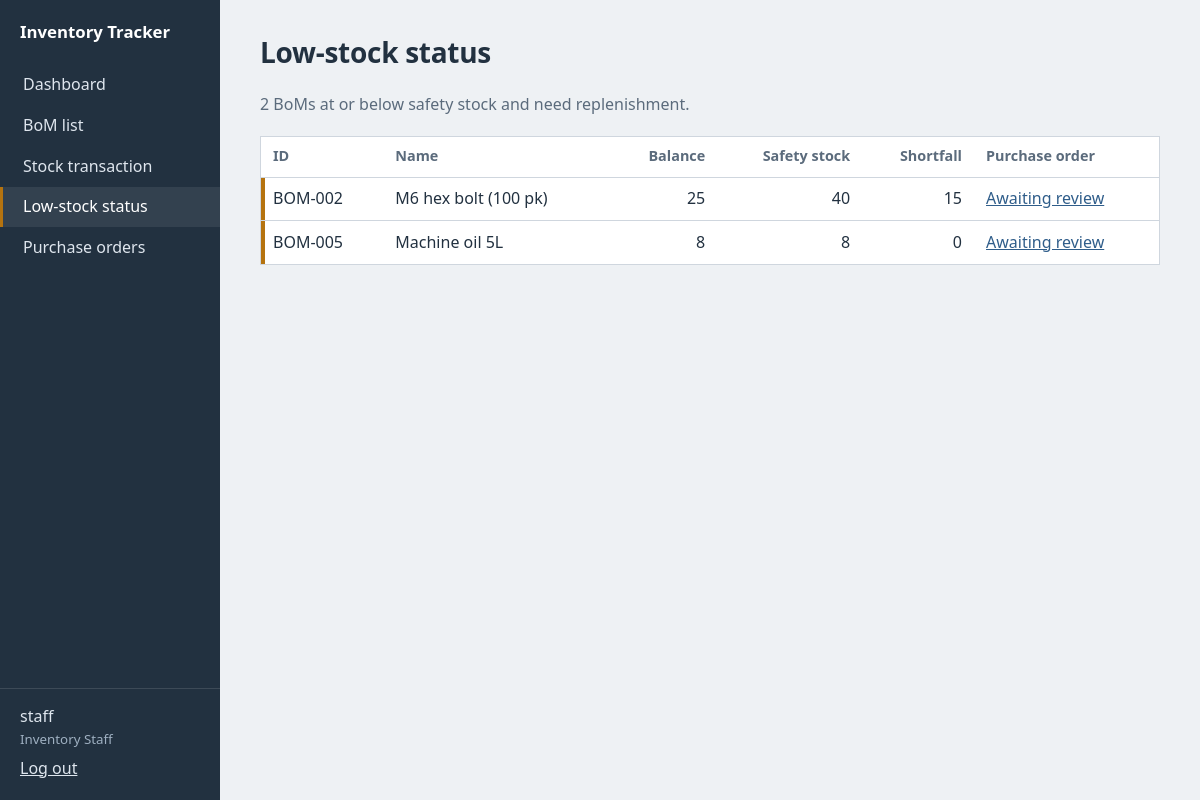
/low-stock (signed in), run on the app's committed database.
### tables this page shows
CREATE TABLE users (
    user_id        INTEGER PRIMARY KEY AUTOINCREMENT,
    username       TEXT    NOT NULL UNIQUE,
    password_hash  TEXT    NOT NULL,
    role           TEXT    NOT NULL CHECK (role IN (
                       'Inventory Staff', 'Inventory Manager',
                       'Business Owner', 'System Administrator'))
);

CREATE TABLE bom (
    bom_id             TEXT    PRIMARY KEY,            -- FR13: unique
    bom_name           TEXT    NOT NULL,
    category           TEXT    NOT NULL,
    price              REAL    NOT NULL CHECK (price >= 0),
    opening_balance    INTEGER NOT NULL CHECK (opening_balance >= 0),
    current_balance    INTEGER NOT NULL CHECK (current_balance >= 0),  -- NFR-07
    safety_stock_level INTEGER NOT NULL CHECK (safety_stock_level >= 0),
    reorder_qty        INTEGER NOT NULL CHECK (reorder_qty > 0),       -- fixed qty (SDD §8C)
    is_active          INTEGER NOT NULL DEFAULT 1,     -- FR6: delete = remove from active list
    created_by         INTEGER REFERENCES users(user_id),
    created_date       TEXT    NOT NULL
);

### app/__init__.py (the view)
@dashboard.route("/low-stock")
@login_required
def low_stock():                                                                     # FR10b, FR11
    rows = get_db().execute(
        """SELECT b.*, (SELECT COUNT(*) FROM purchase_order p
                        WHERE p.bom_id = b.bom_id AND p.status = 'Generated') AS pending_po
           FROM bom b WHERE is_active = 1 AND current_balance <= safety_stock_level
           ORDER BY (safety_stock_level - current_balance) DESC, bom_name""").fetchall()
    return render_template("low_stock.html", boms=rows)

### app/auth.py (called while the page is built)
@bp.before_app_request
def load_user():
    uid = session.get("user_id")
    g.user = get_db().execute("SELECT * FROM users WHERE user_id = ?", (uid,)).fetchone() if uid else None
    g.can_modify = bool(g.user) and g.user["role"] in MODIFY_ROLES

def login_required(view):
    @wraps(view)
    def wrapped(*a, **kw):
        if g.user is None:
            return redirect(url_for("auth.login"))
        return view(*a, **kw)
    return wrapped

### app/db.py (called while the page is built)
def get_db():
    if "db" not in g:
        g.db = sqlite3.connect(current_app.config["DATABASE"])
        g.db.row_factory = sqlite3.Row
        g.db.execute("PRAGMA foreign_keys = ON")
    return g.db

### app/templates/low_stock.html
{% extends "base.html" %}{% block title %}Low-stock status · Inventory Tracker{% endblock %}
{% block content %}
<header class="page"><h1>Low-stock status</h1></header>
{% if boms %}
<p class="lead">{{ boms|length }} BoM{{ 's' if boms|length != 1 }} at or below safety stock and need replenishment.</p>
<table>
  <thead><tr><th>ID</th><th>Name</th><th class="num">Balance</th><th class="num">Safety stock</th><th class="num">Shortfall</th><th>Purchase order</th></tr></thead>
  <tbody>{% for b in boms %}
  <tr class="low"><td>{{ b.bom_id }}</td><td>{{ b.bom_name }}</td>
    <td class="num">{{ b.current_balance }}</td><td class="num">{{ b.safety_stock_level }}</td>
    <td class="num">{{ b.safety_stock_level - b.current_balance }}</td>
    <td>{% if b.pending_po %}<a href="{{ url_for('po.list_po', status='Generated') }}">Awaiting review</a>{% else %}Reviewed{% endif %}</td></tr>
  {% endfor %}</tbody>
</table>
{% else %}<p class="empty">All BoMs are above their safety stock level.</p>{% endif %}
{% endblock %}

### app/templates/base.html (shortened to what this page needs)
<!doctype html>
<html lang="en">
<head>
<link rel="stylesheet" href="{{ url_for('static', filename='style.css') }}">
</head>
<body>
{% if g.user %}
<nav class="side">
  <div class="brand">Inventory Tracker</div>
  <a href="{{ url_for('dashboard.index') }}" class="{{ 'on' if request.endpoint == 'dashboard.index' }}">Dashboard</a>
  <a href="{{ url_for('bom.list_bom') }}" class="{{ 'on' if request.endpoint and request.endpoint.startswith('bom.') }}">BoM list</a>
  <a href="{{ url_for('txn.new') }}" class="{{ 'on' if request.endpoint == 'txn.new' }}">Stock transaction</a>
  <a href="{{ url_for('dashboard.low_stock') }}" class="{{ 'on' if request.endpoint == 'dashboard.low_stock' }}">Low-stock status</a>
  <a href="{{ url_for('po.list_po') }}" class="{{ 'on' if request.endpoint and request.endpoint.startswith('po.') }}">Purchase orders</a>
  <div class="who">
    <span>{{ g.user.username }}</span>
    <small>{{ g.user.role }}</small>
    <form method="post" action="{{ url_for('auth.logout') }}"><button class="link">Log out</button></form>
  </div>
</nav>
{% endif %}
<main class="{{ 'with-nav' if g.user }}">
  {% block content %}{% endblock %}
</main>
</body>
</html>

### app/static/style.css (style rules this page uses)
:root { --ink: #223140; --ink-soft: #5b6b7c; --paper: #eef1f4; --panel: #ffffff; --line: #cfd6de; --steel: #2f5d8a; --steel-dark: #244a6f; --amber: #b5730f; --amber-bg: #fff4e0; --moss: #3d7a4a; --moss-bg: #e9f4ea; --red: #a63d3d; --red-bg: #fbe9e9; --nav-w: 220px; }
* { box-sizing: border-box; }
html { font-size: 16px; }
body { margin: 0; background: var(--paper); color: var(--ink); font-family: "Avenir Next", "Segoe UI", "Helvetica Neue", Arial, sans-serif; line-height: 1.45; }
a { color: var(--steel); }
h1 { font-size: 1.75rem; font-weight: 600; margin: 0; letter-spacing: -0.01em; }
p.lead { color: var(--ink-soft); margin: 0.25rem 0 1.25rem; max-width: 60ch; }
.side { position: fixed; inset: 0 auto 0 0; width: var(--nav-w); background: var(--ink); color: #dfe6ee; display: flex; flex-direction: column; padding: 1.25rem 0; }
.side .brand { font-weight: 600; color: #fff; padding: 0 1.25rem 1.25rem; font-size: 1.05rem; }
.side a { color: inherit; text-decoration: none; padding: 0.55rem 1.25rem; border-left: 3px solid transparent; }
.side a.on { border-left-color: var(--amber); color: #fff; background: rgba(255,255,255,.08); }
.side .who { margin-top: auto; padding: 1rem 1.25rem 0; border-top: 1px solid rgba(255,255,255,.12); display: grid; gap: 0.1rem; }
.side .who small { color: #9fb0c1; }
.side .who .link { color: #dfe6ee; padding: 0.4rem 0 0; }
main { padding: 2rem 2.5rem 3rem; max-width: 1100px; }
main.with-nav { margin-left: var(--nav-w); }
header.page { display: flex; align-items: center; justify-content: space-between; gap: 1rem; margin-bottom: 1.25rem; }
input, select, button { font: inherit; }
button, .button { display: inline-block; padding: 0.5rem 0.9rem; border: 1px solid var(--line); background: #fff; color: var(--ink); text-decoration: none; cursor: pointer; }
button.link { background: none; border: 0; padding: 0; color: var(--steel); text-decoration: underline; }
table { width: 100%; border-collapse: collapse; background: var(--panel); border: 1px solid var(--line); }
th, td { text-align: left; padding: 0.6rem 0.75rem; border-bottom: 1px solid var(--line); vertical-align: middle; }
th { font-weight: 600; color: var(--ink-soft); font-size: 0.9rem; }
tr:last-child td { border-bottom: 0; }
.num { text-align: right; font-variant-numeric: tabular-nums; }
tr.low td:first-child { box-shadow: inset 4px 0 0 var(--amber); }
@media (prefers-reduced-motion: no-preference) { button, .button, .side a { transition: background-color .12s; } }

### data on the page
users: user.username "staff", user.role "Inventory Staff"
bom: bom_id "BOM-002", bom_name "M6 hex bolt (100 pk)", current_balance "25", safety_stock_level "40", b.safety_stock_level-b.current_balance "15"
bom: bom_id "BOM-005", bom_name "Machine oil 5L", current_balance "8", safety_stock_level "8", b.safety_stock_level-b.current_balance "0"

### other printed values
{{ boms|length }} "2"
{{ 's' if boms|length != 1 }} "s"
